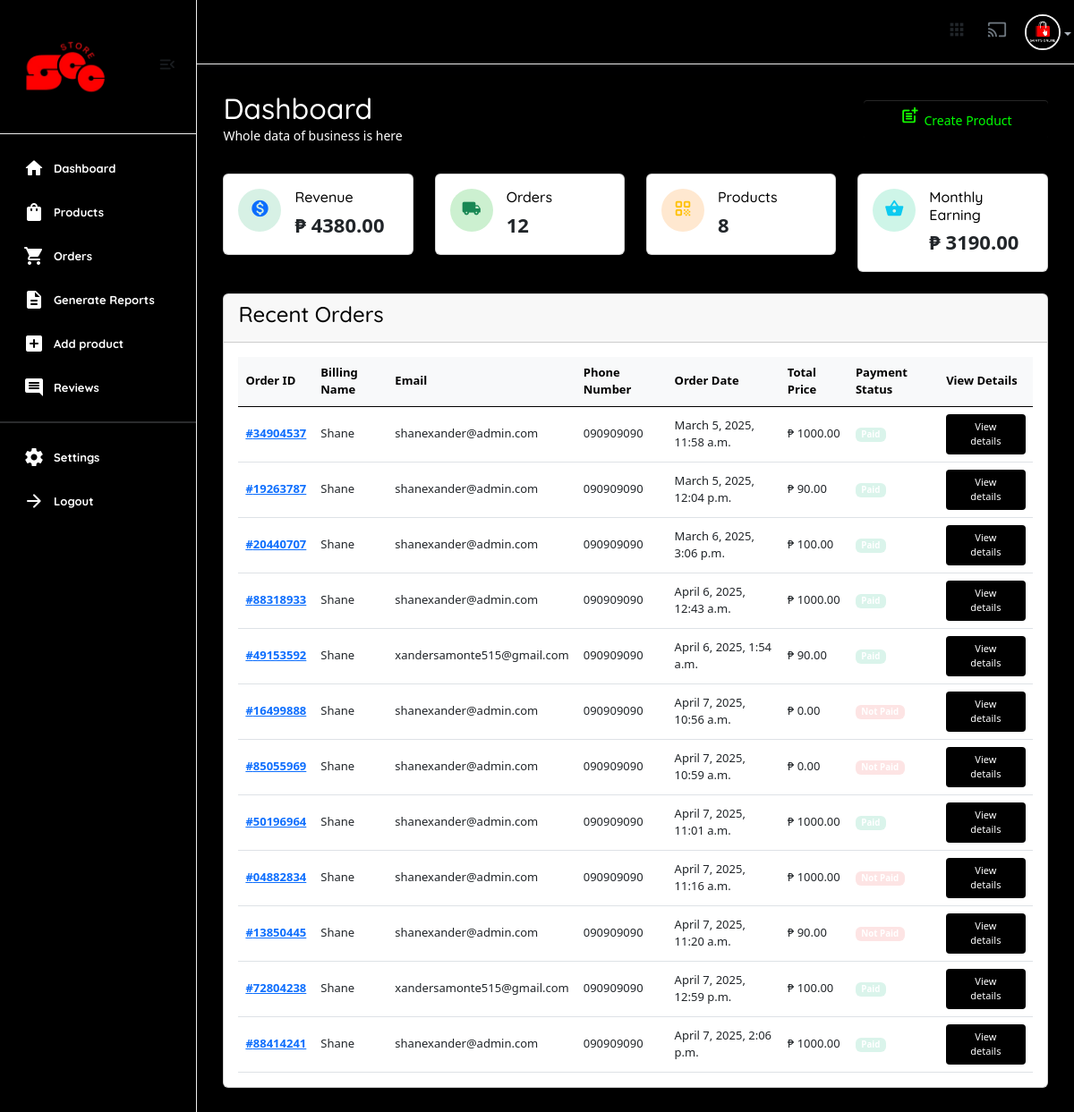
The page /useradmin/ (signed in) on the database its author committed.
### userauths/models.py (models this page shows, shortened)
class User(AbstractUser):
    email = models.EmailField(unique=True)
    username = models.CharField(max_length=100)
    bio = models.CharField(max_length=100)
    password = models.CharField(max_length=255)
    avatar = models.ImageField(upload_to='image/')
    USERNAME_FIELD = "email"
    REQUIRED_FIELDS = ['username']

class Profile(models.Model):
    user = models.OneToOneField(User, on_delete=models.CASCADE)
    image = models.ImageField(upload_to="image")
    full_name = models.CharField(max_length=200, null=True, blank=True)
    bio = models.CharField(max_length=200, null=True, blank=True)
    phone = models.CharField(max_length=200) # +234 (456) - 789
    address = models.CharField(max_length=200, null=True, blank=True)
    country = models.CharField(max_length=200, null=True, blank=True)
    relative_students = models.ManyToManyField(User, blank=True, related_name='parents', symmetrical=False)
    verified = models.BooleanField(default=False)

### core/models.py (models this page shows)
class CartOrder(models.Model):
    user = models.ForeignKey(User, on_delete=models.CASCADE,)
    full_name = models.CharField(max_length=100, null=True, blank=True)
    email = models.CharField(max_length=100, null=True, blank=True)
    phone = models.CharField(max_length=100, null=True, blank=True)
    address = models.CharField(max_length=100, null=True, blank=True)
    city = models.CharField(max_length=100, null=True, blank=True)
    state = models.CharField(max_length=100, null=True, blank=True)
    country = models.CharField(max_length=100, null=True, blank=True)
    price = models.DecimalField(max_digits=12, decimal_places=2, default="1.99")
    vat = models. DecimalField(max_digits=12, decimal_places=2, default="0.00")
    saved = models.DecimalField(max_digits=12, decimal_places=2, default="0.00")
    coupons = models.ManyToManyField("core.Coupon", blank=True)
    paid_status = models.BooleanField(default=False)
    order_date = models.DateTimeField(auto_now_add=False, null=True, default=timezone.now)
    product_status = models.CharField(choices=STATUS_CHOICES, max_length=30, default="processing")
    sku = ShortUUIDField(null=True, blank=True, length=5, prefix="SKU", max_length=20, alphabet="abcd1234")
    oid = ShortUUIDField(null=True, blank=True, length=8, max_length=20, alphabet="1234567890")
    date = models.DateTimeField(default=timezone.now, null=True, blank=True)
    stripe_payment_intent = models.CharField(max_length=1000, null=True, blank=True)
    class Meta:
        verbose_name_plural = "Cart Order"

### useradmin/views.py (the view)
# urls.py: path("", views.dashboard, name="dashboard"),
@user_passes_test(is_admin)
def dashboard(request):
    user = User.objects.get(id=request.user.id)
    revenue = 0  # Placeholder for total revenue. Replace with actual query when ready.
    revenue = CartOrder.objects.filter(paid_status=True).aggregate(price=Sum("price"))
    this_month = dt.datetime.now().month
    monthly_revenue = CartOrder.objects.filter(paid_status=True, order_date__month=this_month).aggregate(price=Sum("price"))
    total_orders_count = CartOrder.objects.all()
    all_products = Product.objects.all()
    all_categories = Category.objects.all()
    new_customers = User.objects.all().order_by("-id")[:6]
    latest_orders = CartOrder.objects.all()
    context = {
        "user": user,
        "monthly_revenue": monthly_revenue,
        "revenue": revenue,
        "all_products": all_products,
        "all_categories": all_categories,
        "new_customers": new_customers,
        "latest_orders": latest_orders,
        "total_orders_count": total_orders_count,
    }
    return render(request, "useradmin/dashboard.html", context)

### core/context_processor.py (called while the page is built)
def default(request):
    categories = Category.objects.all()
    vendors = Vendor.objects.all()
    min_max_price = Product.objects.aggregate(Min("price"), Max("price"))
    try:
        address = Address.objects.get(user=request.user)
    except:
        address = None
    return {
        'categories': categories,
        'address':address,
        'vendors': vendors,
        'min_max_price':min_max_price
    }

### useradmin/views.py (called while the page is built)
def is_admin(user):
    return user.groups.filter(name='Staff').exists()

### templates/useradmin/dashboard.html (shortened to what this page needs)
{% extends 'useradmin/base.html' %}
{% load static %}
{% load humanize %}
{% block content %}
<section class="content-main">
    <div class="content-header">
        <div>
            <h2 class="content-title card-title text-white" style="color:rgb(255, 255, 255);">Dashboard</h2>
            <p>Whole data of business is here</p>
        </div>
        <div>
            <a href="/useradmin/add-products/" class="btn btn-primary"><i class="text-muted material-icons md-post_add"></i>Create Product</a>
        </div>
    </div>
    <div class="row">
        <div class="col-lg-3">
            <div class="card card-body mb-4">
                <article class="icontext">
                    <span class="icon icon-sm rounded-circle bg-primary-light"><i class="text-primary material-icons md-monetization_on"></i></span>
                    <div class="text">
                        <h6 class="mb-1 card-title">Revenue</h6>
                            <span>₱ {{ revenue.price|floatformat:2 }}</span>
                    </div>
                </article>
            </div>
        </div>
        <div class="col-lg-3">
            <div class="card card-body mb-4">
                <article class="icontext">
                    <span class="icon icon-sm rounded-circle bg-success-light"><i class="text-success material-icons md-local_shipping"></i></span>
                    <div class="text">
                        <h6 class="mb-1 card-title">Orders</h6>
                        <span>{{total_orders_count.count}}</span>
                    </div>
                </article>
            </div>
        </div>
        <div class="col-lg-3">
            <div class="card card-body mb-4">
                <article class="icontext">
                    <span class="icon icon-sm rounded-circle bg-warning-light"><i class="text-warning material-icons md-qr_code"></i></span>
                    <div class="text">
                        <h6 class="mb-1 card-title">Products</h6>
                        <span>{{all_products.count}}</span>
                    </div>
                </article>
            </div>
        </div>
        <div class="col-lg-3">
            <div class="card card-body mb-4">
                <article class="icontext">
                    <span class="icon icon-sm rounded-circle bg-info-light"><i class="text-info material-icons md-shopping_basket"></i></span>
                    <div class="text">
                        <h6 class="mb-1 card-title">Monthly Earning</h6>
                        <span>₱ {{ monthly_revenue.price|floatformat:2 }}</span>
                    </div>
                </article>
            </div>
        </div>
    </div>
    <div class="card mb-4">
        <header class="card-header">
            <h4 class="card-title">Recent Orders</h4>
        </header>
        <div class="card-body">
            <div class="table-responsive">
                <div class="table-responsive">
                    <table id="recentOrders" class="table align-middle table-nowrap mb-0">
                        <thead class="table-light">
                            <tr>
                                <th class="align-middle" scope="col">Order ID</th>
                                <th class="align-middle" scope="col">Billing Name</th>
                                <th class="align-middle" scope="col">Email</th>
                                <th class="align-middle" scope="col">Phone Number</th>
                                <th class="align-middle" scope="col">Order Date</th>
                                <th class="align-middle" scope="col">Total Price</th>
                                <th class="align-middle" scope="col">Payment Status</th>
                                <th class="align-middle" scope="col">View Details</th>
                            </tr>
                        </thead>
                        <tbody>
                            {% for l in latest_orders %}
                            <tr>
                                <td><a href="#" class="fw-bold">#{{l.oid}}</a></td>
                                <td>{{l.full_name}}</td>
                                <td>{{l.email}}</td>
                                <td>{{l.phone}}</td>
                                <td>{{l.order_date}}</td>
                                <td>₱ {{l.price}}</td>
                                <td>
                                    {% if l.paid_status == True %}
                                    <span class="badge badge-pill badge-soft-success">Paid</span>
                                    {% else %}
                                    <span class="badge badge-pill badge-soft-danger">Not Paid</span>
                                    {% endif %}
                                </td>
                                <td>
                                    <a href="{% url 'useradmin:order_detail' l.id %}" class="btn btn-xs"> View details</a>
                                </td>
                            </tr>
                            {% endfor %}
                        </tbody>
                    </table>
                </div>
            </div>
        </div>
    </div>
</section>
{% endblock content %}

### templates/useradmin/base.html (shortened to what this page needs)
{% load static %}
<!DOCTYPE html>
<html lang="en">
    <head>
        <link href="{% static 'assets2/css/main.css' %}" rel="stylesheet" type="text/css" />
        <link rel="stylesheet" href="https://cdnjs.cloudflare.com/ajax/libs/font-awesome/6.0.0/css/all.min.css" />
        <link href="https://cdn.jsdelivr.net/npm/select2@4.0.13/dist/css/select2.min.css" rel="stylesheet" />
        <link href="https://cdn.datatables.net/v/bs5/moment-2.29.4/jszip-3.10.1/dt-2.2.2/af-2.7.0/b-3.2.2/b-html5-3.2.2/b-print-3.2.2/cr-2.0.4/date-1.5.5/fc-5.0.4/fh-4.0.1/kt-2.12.1/r-3.0.4/rg-1.5.1/rr-1.5.0/sc-2.4.3/sb-1.8.2/sp-2.3.3/sl-3.0.0/datatables.min.css" rel="stylesheet">
        <link href="https://cdn.jsdelivr.net/npm/bootstrap@5.0.2/dist/css/bootstrap.min.css" rel="stylesheet">
        <link rel="stylesheet" href="{% static 'css/dataTables.bootstrap4.min.css' %}">
        <link rel="stylesheet" href="https://cdn.datatables.net/buttons/2.4.2/css/buttons.bootstrap4.min.css">
        <link href="https://cdn.jsdelivr.net/npm/bootstrap@5.3.0/dist/css/bootstrap.min.css" rel="stylesheet">
        <link href="https://cdn.jsdelivr.net/npm/bootstrap-icons@1.10.5/font/bootstrap-icons.css" rel="stylesheet">
    </head>
    <body>
        <aside class="navbar-aside" id="offcanvas_aside">
            <div class="aside-top">
                <a href="{% url 'useradmin:dashboard' %}" class="brand-wrap">
                    <img src="{% static 'assets/imgs/theme/owshit.png' %}" class="logo" alt="E-commerce Dashboard" />
                </a>
                <div>
                    <button class="btn btn-icon btn-aside-minimize"><i class="text-muted material-icons md-menu_open"> </i></button>
                </div>
            </div>
            <nav>
                <ul class="menu-aside">
                    <li class="menu-item active">
                        <a class="menu-link" href="{% url 'useradmin:dashboard' %}">
                            <i class="icon material-icons md-home"></i>
                            <span class="text">Dashboard</span>
                        </a>
                    </li>
                    <li class="menu-item">
                        <a class="menu-link" href="{% url 'useradmin:dashboard-products' %}">
                            <i class="icon material-icons md-shopping_bag"></i>
                            <span class="text">Products</span>
                        </a>
                    </li>
                    <li class="menu-item">
                        <a class="menu-link" href="{% url 'useradmin:orders' %}">
                            <i class="icon material-icons md-shopping_cart"></i>
                            <span class="text">Orders</span>
                        </a>
                    </li>
                    <li class="menu-item ">
                        <a class="menu-link" href="{% url 'useradmin:generate-reports' %}">
                            <i class="icon material-icons md-description"></i>
                            <span class="text">Generate Reports</span>
                        </a>
                    </li>
                    <li class="menu-item ">
                        <a class="menu-link" href="{% url 'useradmin:dashboard-add-products' %}">
                            <i class="icon material-icons md-add_box"></i>
                            <span class="text">Add product</span>
                        </a>
                    </li>
                    <li class="menu-item">
                        <a class="menu-link" href="{% url 'useradmin:reviews'%}">
                            <i class="icon material-icons md-comment"></i>
                            <span class="text">Reviews</span>
                        </a>
                    </li>
                </ul>
                <hr />
                <ul class="menu-aside">
                    <li class="menu-item">
                        <a class="menu-link" href="{% url 'useradmin:settings' %}">
                            <i class="icon material-icons md-settings"></i>
                            <span class="text">Settings</span>
                        </a>
                    </li>
                    <li class="menu-item">
                        <a class="menu-link" href="{% url 'userauths:sign-out' %}">
                            <i class="icon material-icons md-arrow_forward"></i>
                            <span class="text">Logout</span>
                        </a>
                    </li>
                </ul>
                <br />
                <br />
            </nav>
        </aside>
        <main class="main-wrap">
             <header class="main-header navbar">
                <div class="col-nav">
                    <button class="btn btn-icon btn-mobile me-auto" data-trigger="#offcanvas_aside"><i class="material-icons md-apps"></i></button>
                    <ul class="nav">
                        <li class="nav-item">
                            <a href="#" class="requestfullscreen nav-link btn-icon"><i class="material-icons md-cast"></i></a>
                        </li>
                        <li class="dropdown nav-item">
                            <a class="dropdown-toggle" data-bs-toggle="dropdown" href="#" id="dropdownAccount" aria-expanded="false">
                                {% if request.user.profile.image %}
                                <img class="img-xs rounded-circle" src="{{request.user.profile.image.url}}" alt="User" />
                                {% else %}
                                <img class="img-xs rounded-circle" src="https://www.shutterstock.com/image-vector/vector-flat-illustration-grayscale-avatar-600nw-2281862025.jpg" alt="User" />
                                {% endif %}
                            </a>
                        </li>
                    </ul>
                </div>
            </header>
            {% block content %}
            {% endblock content %}
        </main>
    </body>
</html>

### rows shown on the page
User: user.profile.image (picture)
CartOrder: oid "34904537", full_name "Shane", email "shanexander@admin.com", phone "090909090", order_date "March 5, 2025, 11:58 a.m.", price "1000.00", paid_status "Paid"
CartOrder: oid "19263787", full_name "Shane", email "shanexander@admin.com", phone "090909090", order_date "March 5, 2025, 12:04 p.m.", price "90.00", paid_status "Paid"
CartOrder: oid "20440707", full_name "Shane", email "shanexander@admin.com", phone "090909090", order_date "March 6, 2025, 3:06 p.m.", price "100.00", paid_status "Paid"
CartOrder: oid "88318933", full_name "Shane", email "shanexander@admin.com", phone "090909090", order_date "April 6, 2025, 12:43 a.m.", price "1000.00", paid_status "Paid"
CartOrder: oid "49153592", full_name "Shane", email "xandersamonte515@gmail.com", phone "090909090", order_date "April 6, 2025, 1:54 a.m.", price "90.00", paid_status "Paid"
CartOrder: oid "16499888", full_name "Shane", email "shanexander@admin.com", phone "090909090", order_date "April 7, 2025, 10:56 a.m.", price "0.00", paid_status "Not Paid"
CartOrder: oid "85055969", full_name "Shane", email "shanexander@admin.com", phone "090909090", order_date "April 7, 2025, 10:59 a.m.", price "0.00", paid_status "Not Paid"
CartOrder: oid "50196964", full_name "Shane", email "shanexander@admin.com", phone "090909090", order_date "April 7, 2025, 11:01 a.m.", price "1000.00", paid_status "Paid"
CartOrder: oid "04882834", full_name "Shane", email "shanexander@admin.com", phone "090909090", order_date "April 7, 2025, 11:16 a.m.", price "1000.00", paid_status "Not Paid"
CartOrder: oid "13850445", full_name "Shane", email "shanexander@admin.com", phone "090909090", order_date "April 7, 2025, 11:20 a.m.", price "90.00", paid_status "Not Paid"
CartOrder: oid "72804238", full_name "Shane", email "xandersamonte515@gmail.com", phone "090909090", order_date "April 7, 2025, 12:59 p.m.", price "100.00", paid_status "Paid"
CartOrder: oid "88414241", full_name "Shane", email "shanexander@admin.com", phone "090909090", order_date "April 7, 2025, 2:06 p.m.", price "1000.00", paid_status "Paid"

### other values the page prints
{{ revenue.price|floatformat:2 }} "4380.00"
{{ total_orders_count.count }} "12"
{{ all_products.count }} "8"
{{ monthly_revenue.price|floatformat:2 }} "3190.00"
